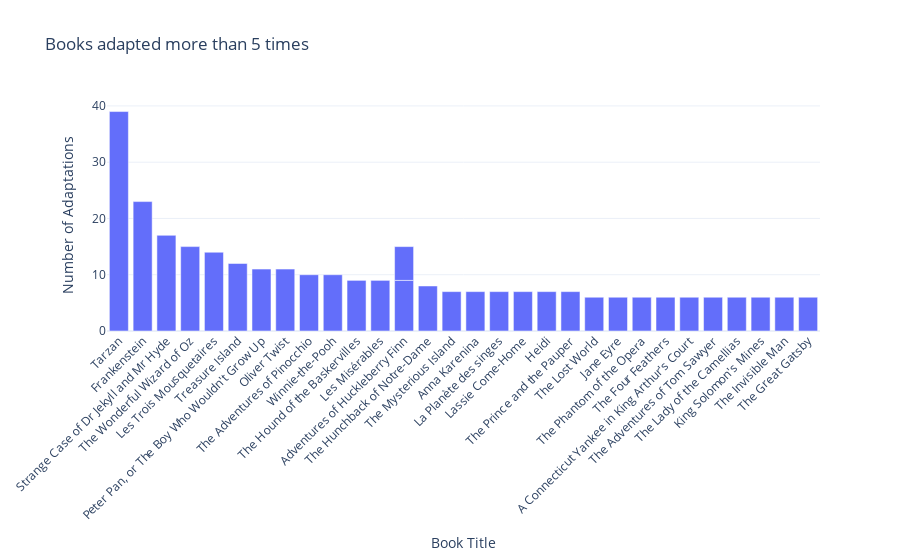

Notebook cell for this chart:
### Code cell
#Let's say we are only interested in books that have been adapted more than 5 times
top_adapted_books = book_adaptations[book_adaptations.adaptation_count > 5]

fig = px.bar(
    top_adapted_books,
    x='BookTitle',
    y='adaptation_count',
    title='Books adapted more than 5 times',
    labels={'BookTitle': 'Book Title', 'adaptation_count': 'Number of Adaptations'},
    template='plotly_white'
)

fig.update_traces(
    hovertemplate='<b>Book Title:</b> %{x}<br><b>Adaptation Count:</b> %{y}<extra></extra>'
)

fig.update_layout(xaxis_tickangle=-45)
fig.show()

### Figure 1 — Plotly figure (JSON) as saved in the notebook; plotly's stock layout.template omitted (floating-point values rounded to 4 significant figures)
{"data": [{"alignmentgroup": "True", "hovertemplate": "<b>Book Title:</b> %{x}<br><b>Adaptation Count:</b> %{y}<extra></extra>", "legendgroup": "", "marker": {"color": "#636efa", "pattern": {"shape": ""}}, "name": "", "offsetgroup": "", "orientation": "v", "showlegend": false, "textposition": "auto", "type": "bar", "x": ["Tarzan", "Frankenstein", "Strange Case of Dr Jekyll and Mr Hyde", "The Wonderful Wizard of Oz", "Les Trois Mousquetaires", "Treasure Island", "Peter Pan, or The Boy Who Wouldn't Grow Up", "Oliver Twist", "The Adventures of Pinocchio", "Winnie-the-Pooh", "The Hound of the Baskervilles", "Les Misérables", "Adventures of Huckleberry Finn", "The Hunchback of Notre-Dame", "The Mysterious Island", "Anna Karenina", "La Planète des singes", "Lassie Come-Home", "Heidi", "The Prince and the Pauper", "The Lost World", "Jane Eyre", "The Phantom of the Opera", "The Four Feathers", "A Connecticut Yankee in King Arthur's Court", "The Adventures of Tom Sawyer", "The Lady of the Camellias", "Adventures of Huckleberry Finn", "King Solomon's Mines", "The Invisible Man", "The Great Gatsby"], "xaxis": "x", "y": [39, 23, 17, 15, 14, 12, 11, 11, 10, 10, 9, 9, 9, 8, 7, 7, 7, 7, 7, 7, 6, 6, 6, 6, 6, 6, 6, 6, 6, 6, 6], "yaxis": "y"}], "layout": {"barmode": "relative", "legend": {"tracegroupgap": 0}, "title": {"text": "Books adapted more than 5 times"}, "xaxis": {"anchor": "y", "domain": [0, 1], "tickangle": -45, "title": {"text": "Book Title"}}, "yaxis": {"anchor": "x", "domain": [0, 1], "title": {"text": "Number of Adaptations"}}}}
